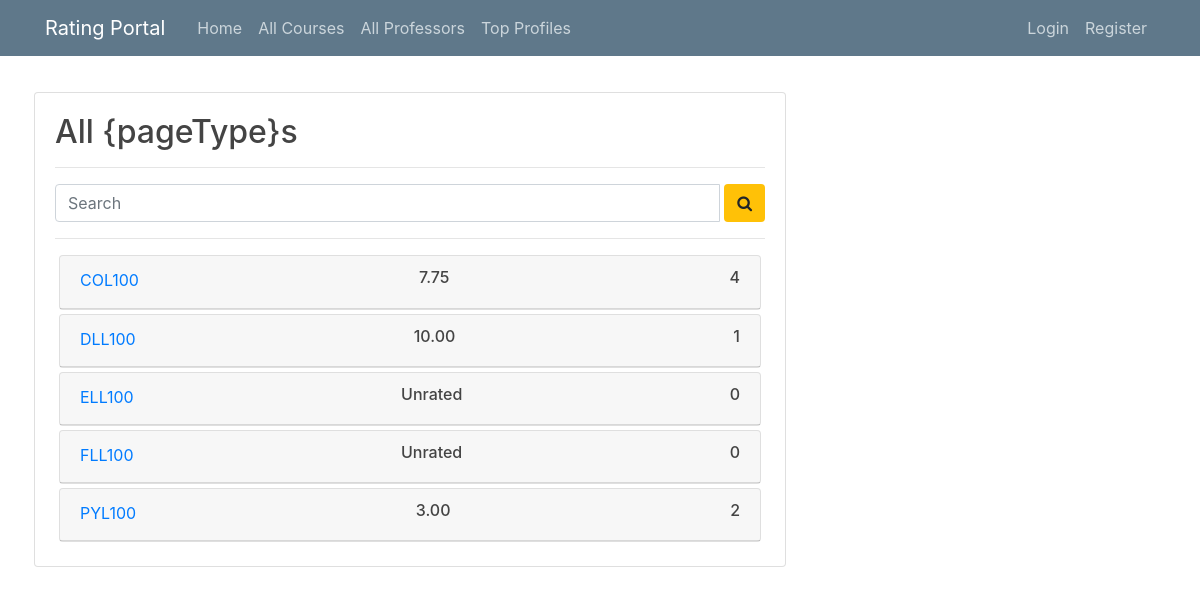
/course/, run on an earlier commit of the app's database.
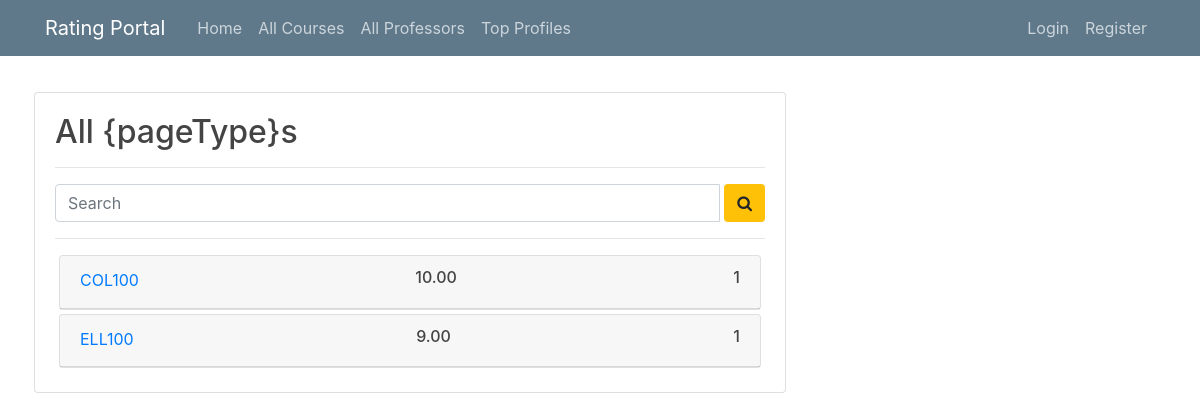
And on a later commit of the database.
### courses/models.py (models this page shows)
class Course(models.Model):
    TYPE_OF_PAGE=[('c','Course'),('p','Professor')]
    courseName = models.CharField(max_length=120)
    rating = models.DecimalField(decimal_places=2,max_digits=4,default=-1)
    noOfReviews = models.IntegerField(default=0)
    courseDescription = models.TextField(default='')
    pageType = models.CharField(
        max_length=1,
        choices=TYPE_OF_PAGE,
        default='c',
        )
    class Meta:
        ordering = ['courseName']

### courses/views.py (the view)
# urls.py: path("course/", courseViews.courseListView, name="courseList",kwargs={'pageType':'course'}),
def courseListView(request,pageType):
    recheckAllRatings()
    context={}
    allPages=getAllOf(pageType)
    context['list'] = allPages
    context['pageType'] = pageType.capitalize()
    if request.method=='GET':
        query=request.GET.get('q')
        if query:
            context['list'] = getCourseFromQuery(str(query),pageType)
    return render(request, "courses/courseList.html", context)

### courses/views.py (called while the page is built)
def recheckAllRatings():
    courseList = Course.objects.all()
    reviews = getAllOf("review")
    results = {}
    for review in reviews:
        try:
            results[review.courseName][0] += review.score
            results[review.courseName][1] += 1
        except:
            results[review.courseName] = [review.score, 1]
    for course in courseList:
        try:
            result = results[course.courseName]
        except:
            course.rating = -1
            course.noOfReviews = 0
            course.save()
            continue
        course.rating = round(result[0] / result[1], 2)
        course.noOfReviews = result[1]
        course.save()

def getAllOf(name):
    if name == "review":
        return Review.objects.all()
    elif name == "course":
        return list(Course.objects.filter(pageType='c').distinct())
    elif name == "professor":
        return list(Course.objects.filter(pageType='p').distinct())

### courses/templates/courses/courseList.html (shortened to what this page needs)
{% extends "users/base.html" %}
{% block content %}
  <div class="card-body">
      <h2>All {pageType}s</h2>
      <hr>
      <form method="GET" class="navbar-form" role="search">
        <div class="input-group add-on">
          <input class="form-control" placeholder="Search" name="q" id="id_q" type="text">
          <div class="input-group-btn ml-1">
            <button class="btn btn-default bg-warning" type="submit"><i class="fa fa-search"></i></button>
          </div>
        </div>
      </form>
      <hr>
      {% for course in list %}
        <div class="card m-1">
            <div class="card-header">
                <div class="d-flex justify-content-between">
                    <a class = "card-link" href="{{course.id}}">
                        {{course.courseName}}
                    </a>
                    <h6>
                        {% if course.rating != -1 %}
                        {{course.rating}}
                        {%else%}
                        Unrated
                        {% endif %}
                    </h6>
                    <h6>
                        {{course.noOfReviews}}
                    </h6>
                </div>
            </div>
        </div>
      {% endfor %}
  </div>
{% endblock content %}

What changed in the data, as far as the page shows it:
no longer on this page (row edited): Course: courseName "DLL100", rating "10.00", noOfReviews "1"
removed Course: courseName "FLL100", rating "Unrated", noOfReviews "0"
removed Course: courseName "PYL100", rating "3.00", noOfReviews "2"
changed Course "COL100": rating "7.75" → "10.00"; noOfReviews "4" → "1"
changed Course "ELL100": rating (not shown) → "9.00"; noOfReviews "0" → "1"; no longer shows "Unrated"
